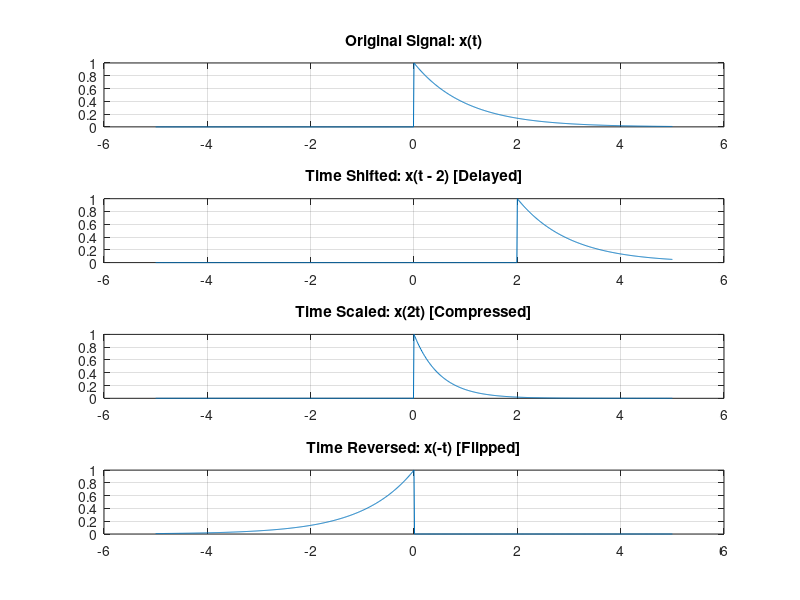

Write the MATLAB code that produced this figure.
% 1. Define a continuous time vector (high resolution for smooth lines)
t = -5:0.01:5;

% 2. Define the Original Signal: x(t) = e^(-t) for t >= 0

x_original = exp(-t) .* (t >= 0);


x_shifted = exp(-(t-2)) .* ((t-2) >= 0);

% 4. Time Scaling: x(2t) -> Compresses the signal by a factor of 2
x_scaled = exp(-(2*t)) .* ((2*t) >= 0);

% 5. Time Reversal: x(-t) -> Flips the signal horizontally across the y-axis

x_reversed = exp(-(-t)) .* ((-t) >= 0);

% 6. Plot the Operations
figure('Name', 'Signal Operations');

subplot(4, 1, 1);
plot(t, x_original);
title('Original Signal: x(t)');
grid on;

subplot(4, 1, 2);
plot(t, x_shifted );
title('Time Shifted: x(t - 2) [Delayed]');
grid on;

subplot(4, 1, 3);
plot(t, x_scaled);
title('Time Scaled: x(2t) [Compressed]');
grid on;

subplot(4, 1, 4);
plot(t, x_reversed);
title('Time Reversed: x(-t) [Flipped]');
grid on;
